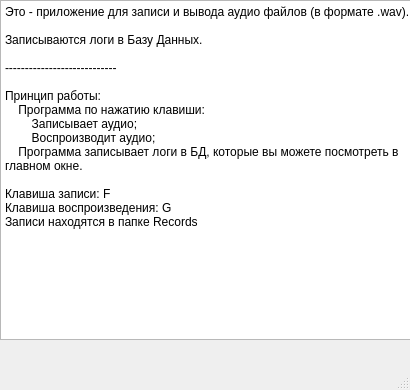
<?xml version="1.0" encoding="UTF-8"?>
<ui version="4.0">
 <class>HelpWindow</class>
 <widget class="QMainWindow" name="HelpWindow">
  <property name="geometry">
   <rect>
    <x>0</x>
    <y>0</y>
    <width>410</width>
    <height>390</height>
   </rect>
  </property>
  <property name="windowTitle">
   <string>MainWindow</string>
  </property>
  <widget class="QWidget" name="centralwidget">
   <widget class="QTextBrowser" name="textBrowser">
    <property name="geometry">
     <rect>
      <x>0</x>
      <y>0</y>
      <width>420</width>
      <height>340</height>
     </rect>
    </property>
    <property name="html">
     <string>&lt;!DOCTYPE HTML PUBLIC &quot;-//W3C//DTD HTML 4.0//EN&quot; &quot;http://www.w3.org/TR/REC-html40/strict.dtd&quot;&gt;
&lt;html&gt;&lt;head&gt;&lt;meta name=&quot;qrichtext&quot; content=&quot;1&quot; /&gt;&lt;style type=&quot;text/css&quot;&gt;
p, li { white-space: pre-wrap; }
&lt;/style&gt;&lt;/head&gt;&lt;body style=&quot; font-family:'MS Shell Dlg 2'; font-size:7.8pt; font-weight:400; font-style:normal;&quot;&gt;
&lt;p style=&quot; margin-top:0px; margin-bottom:0px; margin-left:0px; margin-right:0px; -qt-block-indent:0; text-indent:0px;&quot;&gt;&lt;span style=&quot; font-size:9pt;&quot;&gt;Это - приложение для записи и вывода аудио файлов (в формате .wav).&lt;/span&gt;&lt;/p&gt;
&lt;p style=&quot;-qt-paragraph-type:empty; margin-top:0px; margin-bottom:0px; margin-left:0px; margin-right:0px; -qt-block-indent:0; text-indent:0px; font-size:9pt;&quot;&gt;&lt;br /&gt;&lt;/p&gt;
&lt;p style=&quot; margin-top:0px; margin-bottom:0px; margin-left:0px; margin-right:0px; -qt-block-indent:0; text-indent:0px;&quot;&gt;&lt;span style=&quot; font-size:9pt;&quot;&gt;Записываются логи в Базу Данных.&lt;/span&gt;&lt;/p&gt;
&lt;p style=&quot;-qt-paragraph-type:empty; margin-top:0px; margin-bottom:0px; margin-left:0px; margin-right:0px; -qt-block-indent:0; text-indent:0px; font-size:9pt;&quot;&gt;&lt;br /&gt;&lt;/p&gt;
&lt;p style=&quot; margin-top:0px; margin-bottom:0px; margin-left:0px; margin-right:0px; -qt-block-indent:0; text-indent:0px;&quot;&gt;&lt;span style=&quot; font-size:9pt;&quot;&gt;----------------------------&lt;/span&gt;&lt;/p&gt;
&lt;p style=&quot;-qt-paragraph-type:empty; margin-top:0px; margin-bottom:0px; margin-left:0px; margin-right:0px; -qt-block-indent:0; text-indent:0px; font-size:9pt;&quot;&gt;&lt;br /&gt;&lt;/p&gt;
&lt;p style=&quot; margin-top:0px; margin-bottom:0px; margin-left:0px; margin-right:0px; -qt-block-indent:0; text-indent:0px;&quot;&gt;&lt;span style=&quot; font-size:9pt;&quot;&gt;Принцип работы:&lt;/span&gt;&lt;/p&gt;
&lt;p style=&quot; margin-top:0px; margin-bottom:0px; margin-left:0px; margin-right:0px; -qt-block-indent:0; text-indent:0px;&quot;&gt;&lt;span style=&quot; font-size:9pt;&quot;&gt;    Программа по нажатию клавиши:&lt;/span&gt;&lt;/p&gt;
&lt;p style=&quot; margin-top:0px; margin-bottom:0px; margin-left:0px; margin-right:0px; -qt-block-indent:0; text-indent:0px;&quot;&gt;&lt;span style=&quot; font-size:9pt;&quot;&gt;        Записывает аудио;&lt;/span&gt;&lt;/p&gt;
&lt;p style=&quot; margin-top:0px; margin-bottom:0px; margin-left:0px; margin-right:0px; -qt-block-indent:0; text-indent:0px;&quot;&gt;&lt;span style=&quot; font-size:9pt;&quot;&gt;        Воспроизводит аудио;&lt;/span&gt;&lt;/p&gt;
&lt;p style=&quot; margin-top:0px; margin-bottom:0px; margin-left:0px; margin-right:0px; -qt-block-indent:0; text-indent:0px;&quot;&gt;&lt;span style=&quot; font-size:9pt;&quot;&gt;    Программа записывает логи в БД, которые вы можете посмотреть в главном окне. &lt;/span&gt;&lt;/p&gt;
&lt;p style=&quot;-qt-paragraph-type:empty; margin-top:0px; margin-bottom:0px; margin-left:0px; margin-right:0px; -qt-block-indent:0; text-indent:0px; font-size:9pt;&quot;&gt;&lt;br /&gt;&lt;/p&gt;
&lt;p style=&quot; margin-top:0px; margin-bottom:0px; margin-left:0px; margin-right:0px; -qt-block-indent:0; text-indent:0px;&quot;&gt;&lt;span style=&quot; font-size:9pt;&quot;&gt;Клавиша записи: F&lt;/span&gt;&lt;/p&gt;
&lt;p style=&quot; margin-top:0px; margin-bottom:0px; margin-left:0px; margin-right:0px; -qt-block-indent:0; text-indent:0px;&quot;&gt;&lt;span style=&quot; font-size:9pt;&quot;&gt;Клавиша воспроизведения: G&lt;/span&gt;&lt;/p&gt;
&lt;p style=&quot; margin-top:0px; margin-bottom:0px; margin-left:0px; margin-right:0px; -qt-block-indent:0; text-indent:0px;&quot;&gt;&lt;span style=&quot; font-size:9pt;&quot;&gt;Записи находятся в папке Records&lt;/span&gt;&lt;/p&gt;&lt;/body&gt;&lt;/html&gt;</string>
    </property>
   </widget>
  </widget>
  <widget class="QMenuBar" name="menubar">
   <property name="geometry">
    <rect>
     <x>0</x>
     <y>0</y>
     <width>410</width>
     <height>26</height>
    </rect>
   </property>
  </widget>
  <widget class="QStatusBar" name="statusbar"/>
 </widget>
 <resources/>
 <connections/>
</ui>
